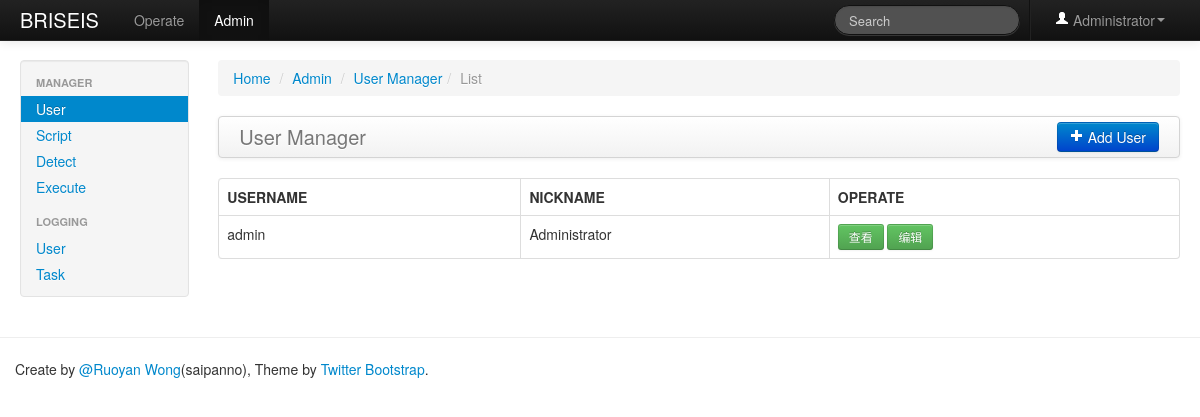
The page /admin/user/list (signed in) on the database as committed earlier.
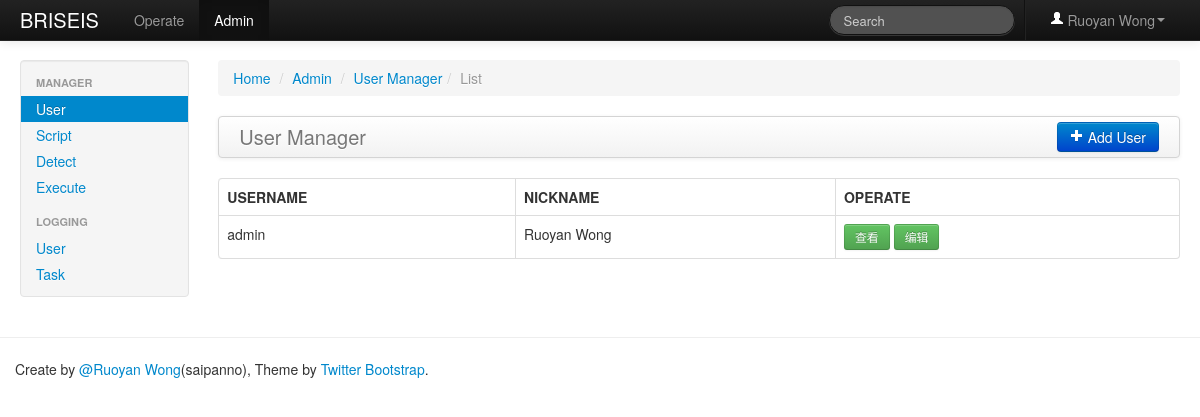
The same page on the database as committed later.
### web/models/user.py (models this page shows, shortened)
class User(db.Model):
    __tablename__ = app.config['USER_LISTS']
    username = db.Column(db.UnicodeText, primary_key=True)
    nickname = db.Column(db.UnicodeText)
    password = db.Column(db.UnicodeText)

### web/views/admin.py (the view)
@app.route('/admin/user/list')
@login_required
def list_user_ctrl():
    if request.method == 'GET':
        users = User.query.all()
        return render_template('admin/show_user.html', users=users, type='List')

### web/extensions.py (called while the page is built)
def login_required(f):
    @wraps(f)
    def wrapper(*args, **kwargs):
        if not session.get('is_login'):
            flash('Login Required.', 'error')
            return redirect(url_for('user_login_ctrl', next=request.url))
        return f(*args, **kwargs)
    return wrapper

### web/templates/admin/show_user.html (shortened to what this page needs)
{% extends "admin/admin_base.html" %}
{% block active_admin_user %}active{% endblock %}
{% block main %}
    <div class="span10">
        <ul class="breadcrumb">
            <li><a href="/">Home</a> <span class="divider">/</span></li>
            <li class="#"><a href="#">Admin</a> <span class="divider">/</span></li>
            <li class="#"><a href="#">User Manager</a><span class="divider">/</span></li>
            <li class="active">{{ type }}</li>
        </ul>
    {% if type == 'List' %}
        <div class="navbar">
            <div class="navbar-inner">
                <a class="brand" href="#">User Manager</a>
                <div class="btn-group pull-right">
                    <a href="{{ url_for('create_user_ctrl')}}" class="btn btn-primary"><i class="icon-plus icon-white"></i> Add User</a>
                </div>
            </div>
        </div>
        <table class="table table-hover table-bordered">
            <thead>
            <tr>
                <th>USERNAME</th>
                <th>NICKNAME</th>
                <th>OPERATE</th>
            </tr>
            </thead>
            <tbody>
                {% for user in users %}
                    <tr>
                        <td>{{ user.username }}</td>
                        <td>{{ user.nickname }}</td>
                        <td>
                            <a href="#" class="btn btn-small btn-success">查看</a>
                            <a href="#" class="btn btn-small btn-success">编辑</a>
                        </td>
                    </tr>
                {% endfor %}
            </tbody>
        </table>
    {% endif %}
    </div>
{% endblock %}

### web/templates/admin/admin_base.html
{% extends "layout.html" %}
{% block active_admin %}active{% endblock %}
{% block sidebar %}
    <div class="span2">
        <div class="well sidebar-nav">
            <ul class="nav nav-list">
                <li class="nav-header">MANAGER</li>
                <li class="{% block active_admin_user %}{% endblock %}"><a href="{{ url_for("list_user_ctrl") }}">User</a></li>
                <li class="{% block active_admin_script %}{% endblock %}"><a href="{{ url_for("list_script_ctrl") }}">Script</a></li>
                <li class=""><a href="#">Detect</a></li>
                <li class=""><a href="#">Execute</a></li>
                <li class="nav-header">LOGGING</li>
                <li class=""><a href="#">User</a></li>
                <li class=""><a href="#">Task</a></li>
            </ul>
        </div>
    </div>
{% endblock %}

### web/templates/layout.html (shortened to what this page needs)
{% extends "header.html" %}
{% import "macro.html" as ext %}
{% block body %}
    <div class="navbar navbar-inverse navbar-fixed-top">
        <div class="navbar-inner">
            <div class="container-fluid">
                <a class="brand" href="{{ url_for('index_ctrl') }}">BRISEIS</a>
                <ul class="nav">
                    <li class="{% block active_operate %}{% endblock %}"><a href="{{ url_for("show_operate_ctrl", operate_type='Ping') }}">Operate</a></li>
                    <li class="{% block active_admin %}{% endblock %}"><a href="{{ url_for("list_script_ctrl") }}">Admin</a></li>
                </ul>
                <ul class="nav pull-right">
                    <li class="divider-vertical"></li>
                    <li class="dropdown"><a href="#" class="dropdown-toggle" data-toggle="dropdown"><i class="icon-user icon-white"></i> {{ session['user'].nickname }}<b class="caret"></b></a>
                    </li>
                </ul>
                <form class="navbar-search pull-right" action="">
                    <input class="search-query span2" placeholder="Search" type="text">
                </form>
            </div>
        </div>
    </div>
    <div class="container-fluid">
        <div class="row-fluid">
            {% block sidebar %}
            {% endblock %}
            {% block main %}{% endblock %}
        </div>
    </div>
{% endblock %}

### web/templates/header.html (shortened to what this page needs)
<!DOCTYPE html>
<html lang="en">
<head>
    <link rel=stylesheet type=text/css href="{{ url_for('static', filename='css/bootstrap.min.css') }}">
    <link rel=stylesheet type=text/css href="{{ url_for('static', filename='css/bootstrap-responsive.min.css') }}">
    <link rel=stylesheet type=text/css href="{{ url_for('static', filename='css/google-prettify.css') }}">
</head>
<body>
    {% block body %}{% endblock %}
    <hr>
    <footer class="footer">
        <div class="container">
            <p>Create by <a href="https://github.com/saipanno">@Ruoyan Wong</a>(saipanno),  Theme by <a href="http://twitter.github.com/bootstrap">Twitter Bootstrap</a>.</p>
        </div>
    </footer>
</body>
</html>

### web/templates/layout.html (style rules this page uses)
body { padding-top: 60px; padding-bottom: 40px; }
.sidebar-nav { padding: 9px 0; }

Rows that differ between the two databases and show on the page:
changed User "admin": user.nickname "Administrator" → "Ruoyan Wong"; nickname "Administrator" → "Ruoyan Wong"
